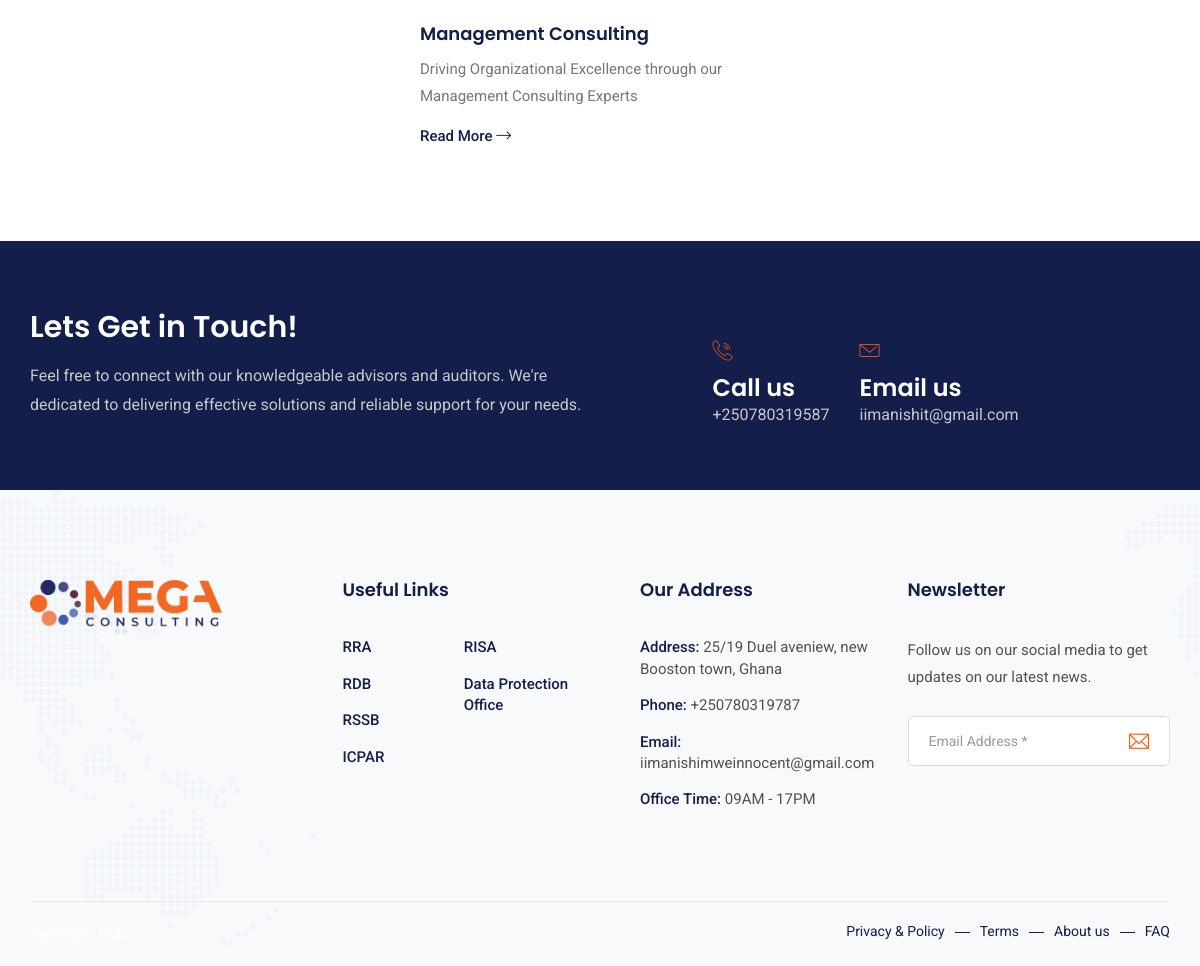
Before: /allservices (lower part) with the older database file.
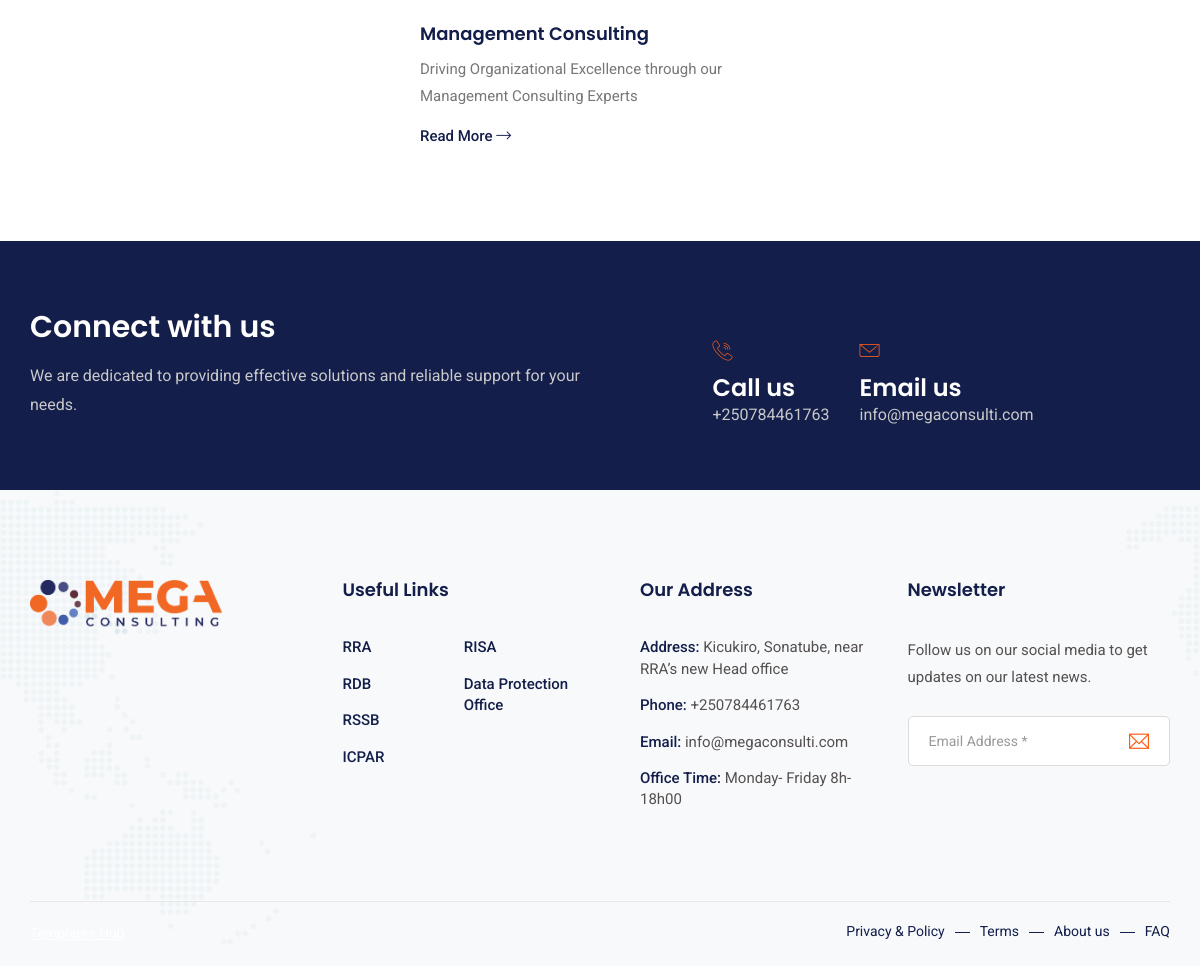
After: the same page with the newer database file.
### mega_consulting/models.py (models this page shows, shortened)
class TopFooter(models.Model):
    title = models.CharField(max_length=100)
    description = models.TextField()
    phoneNumber = models.CharField(max_length=15)
    email = models.EmailField()

class Footer(models.Model):
    address = models.CharField(max_length=100)
    phone = models.CharField(max_length=15)
    email = models.EmailField()
    office_time = models.CharField(max_length=35, help_text='office time  (e.g.,"Monday- Friday 8h-18h00")')
    footer_description = models.TextField()
    logo = models.ImageField(upload_to='logo/', blank=True, null=True)
    facebook_link = models.URLField(blank=True)
    twitter_link = models.URLField(blank=True)
    linkedin_link = models.URLField(blank=True)
    pinterest_link = models.URLField(blank=True)
    video_link = models.URLField(blank=True)

### mega_consulting/views.py (the view)
# urls.py: path('allservices', views.allServices, name='allservices'),
def allServices(request):
    navigation_bar_data = NavigationBar.objects.first()
    topfooter = TopFooter.objects.first()
    footer_instance = Footer.objects.first()
    context = {
        'navigation_bar_data': navigation_bar_data,
        'topfooter': topfooter,
        'footer_instance': footer_instance,
    }
    return render(request, 'Mega Consulting-Website/services-s2.html', context)

### templates/Mega Consulting-Website/services-s2.html (shortened to what the changed rows need)
<!DOCTYPE html>
<html lang="en">
{% load static %}
<head>
    <link href="{% static 'assets/css/themify-icons.css' %}" rel="stylesheet">
    <link href="{% static 'assets/css/flaticon.css' %}" rel="stylesheet">
    <link href="{% static 'assets/css/bootstrap.min.css' %}" rel="stylesheet">
    <link href="{% static 'assets/css/animate.css' %}" rel="stylesheet">
    <link href="{% static 'assets/css/owl.carousel.css' %}" rel="stylesheet">
    <link href="{% static 'assets/css/owl.theme.css' %}" rel="stylesheet">
    <link href="{% static 'assets/css/slick.css' %}" rel="stylesheet">
    <link href="{% static 'assets/css/slick-theme.css' %}" rel="stylesheet">
    <link href="{% static 'assets/css/swiper.min.css' %}" rel="stylesheet">
    <link href="{% static 'assets/css/odometer-theme-default.css' %}" rel="stylesheet">
    <link href="{% static 'assets/css/owl.transitions.css' %}" rel="stylesheet">
    <link href="{% static 'assets/css/jquery.fancybox.css' %}" rel="stylesheet">
    <link href="{% static 'assets/css/style.css' %}" rel="stylesheet">
</head>
<body>
    <div class="page-wrapper">
<section class="cta-section">
    <div class="container">
        <div class="row">
            <div class="col col-lg-6 col-md-6">
                <div class="cta-text">
                    <h3>{{ topfooter.title }}</h3>
                    <p>{{ topfooter.description }}</p>
                </div>
            </div>
            <div class="col col-lg-5 col-lg-offset-1 col-md-6">
                <div class="contact-info">
                    <div>
                        <i class="fi flaticon-call"></i>
                        <h4>Call us</h4>
                        <p>{{ topfooter.phoneNumber }}</p>
                    </div>
                    <div>
                        <i class="fi flaticon-contact"></i>
                        <h4>Email us</h4>
                        <p>{{ topfooter.email }}</p>
                    </div>
                </div>
            </div>
        </div>
    </div>
</section>
                <footer class="site-footer">
                    <div class="upper-footer">
                        <div class="container">
                            <div class="row">
                                <div class="col col-lg-3 col-md-3 col-sm-6">
                                    <div class="widget about-widget">
                                        <div class="logo widget-title">
                                            <img src="{{ footer_instance.logo.url }}" alt>
                                        </div>
                                    </div>
                                </div>
                                <div class="col col-lg-3 col-md-3 col-sm-6">
                                    <div class="widget contact-widget service-link-widget">
                                        <ul>
                                            <li><span>Address:</span> {{ footer_instance.address }}</li>
                                            <li><span>Phone:</span> {{ footer_instance.phone }}</li>
                                            <li><span>Email:</span> {{ footer_instance.email }}</li>
                                            <li><span>Office Time:</span> {{ footer_instance.office_time }}</li>
                                        </ul>
                                    </div>
                                </div>
                            </div>
                        </div>
                    </div>
                </footer>
            </div>
</body>
</html>

Changed rows visible on the page:
changed TopFooter: title "Lets Get in Touch!" → "Connect with us"; description "Feel free to connect with our knowledgeable advisors and auditors. We're dedicated to delivering effective solutions and reliable support for your needs." → "We are dedicated to providing effective solutions and reliable support for your needs."; phoneNumber "+250780319587" → "+250784461763"; email "iimanishit@gmail.com" → "info@megaconsulti.com"
changed Footer: address "25/19 Duel aveniew, new Booston town, Ghana" → "Kicukiro, Sonatube, near RRA’s new Head office"; phone "+250780319787" → "+250784461763"; email "iimanishimweinnocent@gmail.com" → "info@megaconsulti.com"; office_time "09AM - 17PM" → "Monday- Friday 8h-18h00"
